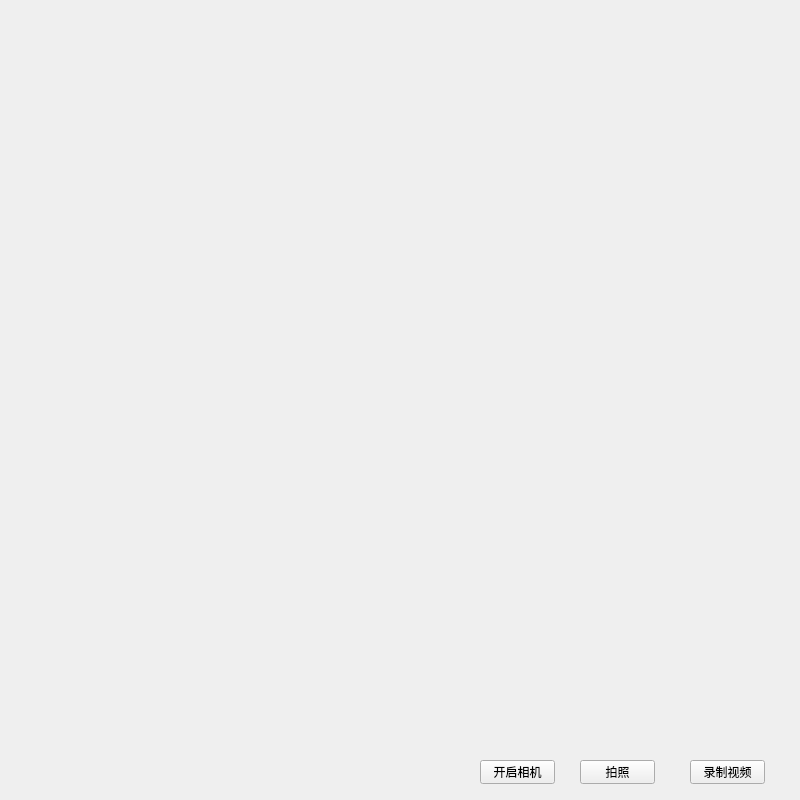
<?xml version="1.0" encoding="UTF-8"?>
<ui version="4.0">
 <class>Widget</class>
 <widget class="QWidget" name="Widget">
  <property name="geometry">
   <rect>
    <x>0</x>
    <y>0</y>
    <width>800</width>
    <height>800</height>
   </rect>
  </property>
  <property name="windowTitle">
   <string>Widget</string>
  </property>
  <widget class="QPushButton" name="pushButton">
   <property name="geometry">
    <rect>
     <x>480</x>
     <y>760</y>
     <width>75</width>
     <height>24</height>
    </rect>
   </property>
   <property name="text">
    <string>开启相机</string>
   </property>
  </widget>
  <widget class="QPushButton" name="pushButton_2">
   <property name="geometry">
    <rect>
     <x>580</x>
     <y>760</y>
     <width>75</width>
     <height>24</height>
    </rect>
   </property>
   <property name="text">
    <string>拍照</string>
   </property>
  </widget>
  <widget class="QPushButton" name="pushButton_3">
   <property name="geometry">
    <rect>
     <x>690</x>
     <y>760</y>
     <width>75</width>
     <height>24</height>
    </rect>
   </property>
   <property name="text">
    <string>录制视频</string>
   </property>
   <property name="checkable">
    <bool>true</bool>
   </property>
  </widget>
 </widget>
 <resources/>
 <connections/>
</ui>
